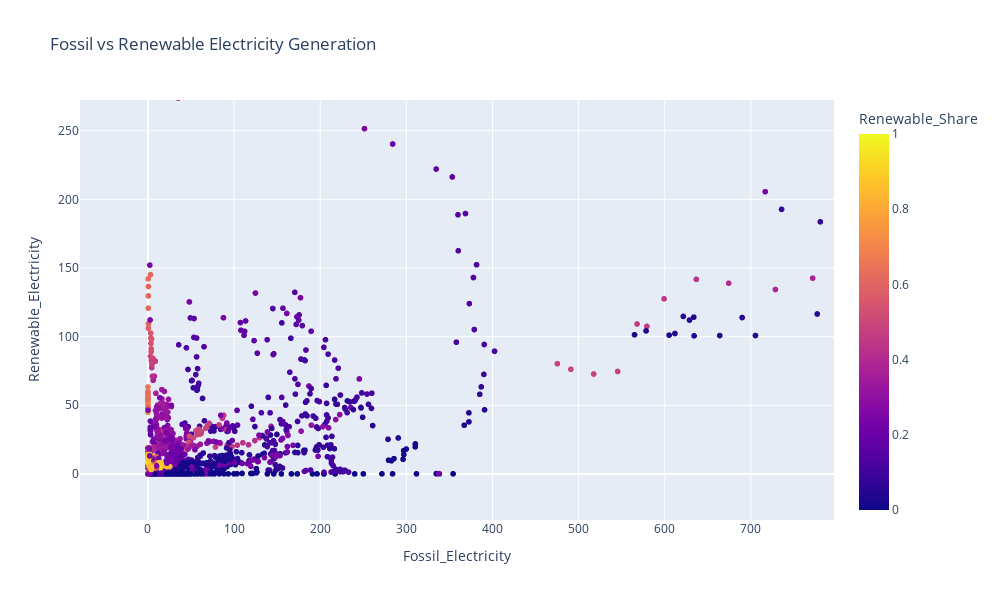

Notebook code for this chart:
### Markdown cell above
#### 2.2 Fossil vs Renewable Electricity

### Code cell
#Scatter Plot: Fossil vs Renewable Electricity

fig = px.scatter(df, x="Fossil_Electricity", y="Renewable_Electricity", 
                 hover_name="Entity", color="Renewable_Share",
                 title="Fossil vs Renewable Electricity Generation")
fig.update_layout(width=1000, height=600)
fig.show()

### Figure 1 — Plotly figure (JSON) as saved in the notebook; plotly's stock layout.template omitted (floating-point values rounded to 4 significant figures; data arrays with more than 128 entries replaced by an {"elided": "..."} marker saying what was removed)
{"data": [{"hovertemplate": "<b>%{hovertext}</b><br><br>Fossil_Electricity=%{x}<br>Renewable_Electricity=%{y}<br>Renewable_Share=%{marker.color}<extra></extra>", "hovertext": {"elided": "3363 str values"}, "legendgroup": "", "marker": {"color": {"elided": "3363 float values"}, "coloraxis": "coloraxis", "symbol": "circle"}, "mode": "markers", "name": "", "showlegend": false, "type": "scattergl", "x": {"elided": "3363 float values"}, "xaxis": "x", "y": {"elided": "3363 float values"}, "yaxis": "y"}], "layout": {"coloraxis": {"colorbar": {"title": {"text": "Renewable_Share"}}, "colorscale": [[0, "#0d0887"], [0.1111, "#46039f"], [0.2222, "#7201a8"], [0.3333, "#9c179e"], [0.4444, "#bd3786"], [0.5556, "#d8576b"], [0.6667, "#ed7953"], [0.7778, "#fb9f3a"], [0.8889, "#fdca26"], [1, "#f0f921"]]}, "height": 600, "legend": {"tracegroupgap": 0}, "title": {"text": "Fossil vs Renewable Electricity Generation"}, "width": 1000, "xaxis": {"anchor": "y", "autorange": false, "domain": [0, 1], "range": [-78.91, 796.5], "title": {"text": "Fossil_Electricity"}, "type": "linear"}, "yaxis": {"anchor": "x", "autorange": false, "domain": [0, 1], "range": [-33.58, 272.4], "title": {"text": "Renewable_Electricity"}, "type": "linear"}}}
